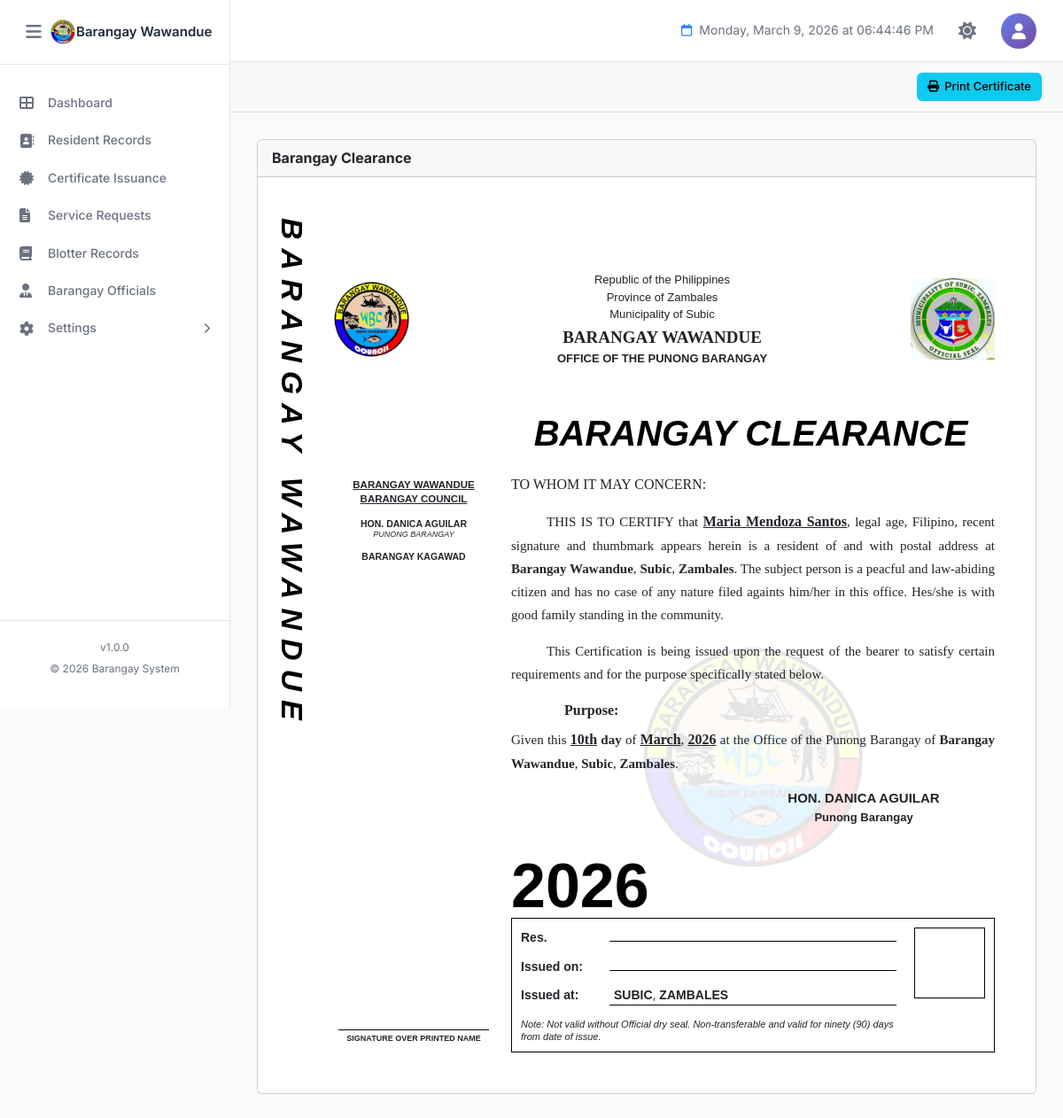
The page /certifications/certificate-barangayclearance.php?resident_id=13 (signed in) on the database its author committed.
### tables this page shows
CREATE TABLE `barangay_info` (
  `id` int(11) NOT NULL,
  `province_name` varchar(100) NOT NULL DEFAULT 'Province Name',
  `town_name` varchar(100) NOT NULL DEFAULT 'Town/City Name',
  `barangay_name` varchar(100) NOT NULL DEFAULT 'Barangay Name',
  `contact_number` varchar(20) DEFAULT NULL,
  `dashboard_text` text DEFAULT NULL,
  `municipal_logo` varchar(255) DEFAULT NULL COMMENT 'Path to municipal/city logo',
  `barangay_logo` varchar(255) DEFAULT NULL COMMENT 'Path to barangay logo',
  `dashboard_image` varchar(255) DEFAULT NULL COMMENT 'Path to dashboard background image',
  `created_at` timestamp NOT NULL DEFAULT current_timestamp(),
  `updated_at` timestamp NOT NULL DEFAULT current_timestamp() ON UPDATE current_timestamp(),
  `updated_by` int(11) DEFAULT NULL COMMENT 'User ID who last updated',
  PRIMARY KEY (`id`),
  KEY `fk_barangay_info_user` (`updated_by`)
);

CREATE TABLE `residents` (
  `id` int(11) NOT NULL AUTO_INCREMENT,
  `resident_id` varchar(20) DEFAULT NULL COMMENT 'Auto-generated resident ID (Format: W-XXXXX)',
  `photo` varchar(255) DEFAULT NULL COMMENT 'Path to resident photo',
  `first_name` varchar(100) NOT NULL,
  `middle_name` varchar(100) DEFAULT NULL,
  `last_name` varchar(100) NOT NULL,
  `suffix` varchar(20) DEFAULT NULL COMMENT 'Jr., Sr., III, etc.',
  `sex` enum('Male','Female','Other') NOT NULL,
  `date_of_birth` date NOT NULL,
  `age` int(3) DEFAULT NULL COMMENT 'Calculated from date_of_birth',
  `place_of_birth` varchar(255) DEFAULT NULL,
  `religion` varchar(100) DEFAULT NULL,
  `ethnicity` enum('IPS','Non-IPS','') DEFAULT NULL COMMENT 'Indigenous People Status',
  `mobile_number` varchar(20) NOT NULL,
  `email` varchar(100) DEFAULT NULL,
  `current_address` text NOT NULL,
  `household_no` varchar(50) DEFAULT NULL,
  `household_contact` varchar(20) DEFAULT NULL,
  `purok` varchar(50) DEFAULT NULL,
  `civil_status` enum('Single','Married','Widowed','Separated','Divorced') NOT NULL,
  `spouse_name` varchar(255) DEFAULT NULL,
  `father_name` varchar(255) DEFAULT NULL,
  `mother_name` varchar(255) DEFAULT NULL,
  `number_of_children` int(2) DEFAULT 0,
  `household_head` varchar(255) DEFAULT NULL,
  `educational_attainment` varchar(100) DEFAULT NULL,
  `employment_status` varchar(50) DEFAULT NULL,
  `occupation` varchar(100) DEFAULT NULL,
  `monthly_income` varchar(50) DEFAULT NULL,
  `fourps_member` enum('Yes','No') DEFAULT 'No' COMMENT '4Ps Beneficiary',
  `fourps_id` varchar(50) DEFAULT NULL COMMENT '4Ps ID Number',
  `voter_status` enum('Yes','No','') DEFAULT NULL,
  `precinct_number` varchar(50) DEFAULT NULL,
  `pwd_status` enum('Yes','No') DEFAULT 'No' COMMENT 'Person with Disability',
  `senior_citizen` enum('Yes','No') DEFAULT 'No',
  `indigent` enum('Yes','No') DEFAULT 'No',
  `philhealth_id` varchar(50) DEFAULT NULL,
  `membership_type` enum('Member','Dependent','None','') DEFAULT NULL,
  `philhealth_category` varchar(100) DEFAULT NULL,
  `age_health_group` varchar(100) DEFAULT NULL,
  `medical_history` text DEFAULT NULL,
  `lmp_date` date DEFAULT NULL COMMENT 'Last Menstrual Period',
  `using_fp_method` enum('Yes','No','') DEFAULT NULL COMMENT 'Family Planning Method',
  `fp_methods_used` varchar(100) DEFAULT NULL COMMENT 'Family Planning Methods',
  `fp_status` varchar(50) DEFAULT NULL COMMENT 'Family Planning Status',
  `water_source_type` varchar(100) DEFAULT NULL,
  `toilet_facility_type` varchar(100) DEFAULT NULL,
  `remarks` text DEFAULT NULL,
  `verification_status` enum('Pending','Verified','Rejected') DEFAULT 'Pending' COMMENT 'Resident verification status',
  `verified_by` int(11) DEFAULT NULL COMMENT 'User ID who verified',
  `verified_at` datetime DEFAULT NULL COMMENT 'Verification timestamp',
  `rejection_reason` text DEFAULT NULL COMMENT 'Reason if rejected',
  `activity_status` enum('Active','Inactive','Deceased') DEFAULT 'Active' COMMENT 'Resident activity status',
  `status_changed_at` datetime DEFAULT NULL COMMENT 'When status was last changed',
  `status_changed_by` int(11) DEFAULT NULL COMMENT 'User ID who changed status',
  `status_remarks` text DEFAULT NULL COMMENT 'Remarks about status change',
  `created_at` timestamp NOT NULL DEFAULT current_timestamp(),
  `updated_at` timestamp NOT NULL DEFAULT current_timestamp() ON UPDATE current_timestamp(),
  `created_by` int(11) DEFAULT NULL COMMENT 'User ID who created the record',
  `updated_by` int(11) DEFAULT NULL COMMENT 'User ID who last updated',
  PRIMARY KEY (`id`),
  UNIQUE KEY `resident_id` (`resident_id`),
  KEY `idx_last_name` (`last_name`),
  KEY `idx_first_name` (`first_name`),
  KEY `idx_verification_status` (`verification_status`),
  KEY `idx_household_no` (`household_no`),
  KEY `idx_created_at` (`created_at`)
);

### certifications/certificate-barangayclearance.php (the view, shortened to what the rows shown need)
<?php
require_once '../config.php';
try {
    $pdo = new PDO(
        "mysql:host=" . DB_HOST . ";dbname=" . DB_NAME . ";charset=utf8mb4",
        DB_USER,
        DB_PASS,
        [
            PDO::ATTR_ERRMODE            => PDO::ERRMODE_EXCEPTION,
            PDO::ATTR_DEFAULT_FETCH_MODE => PDO::FETCH_ASSOC,
            PDO::ATTR_EMULATE_PREPARES   => false
        ]
    );
} catch (PDOException $e) {
    die("Database connection failed: " . $e->getMessage());
}
$resident_id = isset($_GET['resident_id']) ? intval($_GET['resident_id']) : 0;
$cert_date   = isset($_GET['date'])        ? $_GET['date']                : date('Y-m-d');
$resident = null;
try {
    $stmt = $pdo->prepare("
        SELECT id, first_name, middle_name, last_name, suffix,
               date_of_birth,
               TIMESTAMPDIFF(YEAR, date_of_birth, CURDATE()) AS age
        FROM residents
        WHERE id = ?
        LIMIT 1
    ");
    $stmt->execute([$resident_id]);
    $row = $stmt->fetch();
    if ($row) {
        $resident = [
            'firstname'  => $row['first_name'],
            'middlename' => $row['middle_name'],
            'lastname'   => $row['last_name'],
            'suffix'     => $row['suffix'],
            'birthdate'  => $row['date_of_birth'],
            'age'        => $row['age'],
        ];
    }
} catch (PDOException $e) {
    error_log("Error fetching resident: " . $e->getMessage());
}
$province   = 'Province';
$town       = 'Municipality';
$brgy       = 'Barangay';
try {
    $biStmt = $pdo->query("SELECT * FROM barangay_info WHERE id = 1 LIMIT 1");
    $bi = $biStmt->fetch();
    if ($bi) {
        $province  = $bi['province_name']  ?? 'Province';
        $town      = $bi['town_name']      ?? 'Municipality';
        $brgy      = $bi['barangay_name']  ?? 'Barangay';
    }
} catch (PDOException $e) {
    error_log("Error fetching barangay info: " . $e->getMessage());
}
$captain      = null;
try {
    $offStmt = $pdo->query("
        SELECT
            bo.position,
            COALESCE(bo.fullname,
                CONCAT(
                    COALESCE(r.first_name,''), ' ',
                    COALESCE(r.middle_name,''), ' ',
                    COALESCE(r.last_name,'')
                )
            ) AS name
        FROM barangay_officials bo
        LEFT JOIN residents r ON bo.resident_id = r.id
        WHERE bo.status = 'Active'
        ORDER BY bo.hierarchy_level ASC, bo.position ASC
    ");
    $allOfficials = $offStmt->fetchAll();
    foreach ($allOfficials as $off) {
        $name = trim(preg_replace('/\s+/', ' ', $off['name']));
        switch ($off['position']) {
            case 'Barangay Captain':
                if (!$captain) $captain = ['name' => $name];
                break;
        }
    }
} catch (PDOException $e) {
    error_log("Error fetching officials: " . $e->getMessage());
}
$residentFullName = ucwords(trim(
    $resident['firstname'] . ' ' .
    ($resident['middlename'] ? $resident['middlename'] . ' ' : '') .
    $resident['lastname'] .
    ($resident['suffix'] ? ' ' . $resident['suffix'] : '')
));
$certDateObj  = !empty($cert_date) ? new DateTime($cert_date) : new DateTime();
$dayOrdinal   = date('jS',  $certDateObj->getTimestamp());
$monthName    = date('F',   $certDateObj->getTimestamp());
$yearNum      = date('Y',   $certDateObj->getTimestamp());
?>
<!DOCTYPE html>
<html lang="en">
<head>
    <link rel="stylesheet" href="../assets/bootstrap/css/bootstrap.min.css">
    <link rel="stylesheet" href="https://cdnjs.cloudflare.com/ajax/libs/font-awesome/6.4.0/css/all.min.css">
    <link rel="stylesheet" href="../assets/css/style.css">
</head>
<body>
    <?php include '../components/sidebar.php'; ?>
    <main class="main-content">
        <div class="dashboard-content">
            <div class="card">
                <div class="card-body" id="printThis">
                    <div class="cert-page">
                        <div class="cert-header">
                            <div class="header-center">
                                <p>Republic of the Philippines</p>
                                <p>Province of <?= ucwords($province) ?></p>
                                <p>Municipality of <?= ucwords($town) ?></p>
                                <p class="brgy-name"><?= strtoupper($brgy) ?></p>
                                <p class="office-name">OFFICE OF THE PUNONG BARANGAY</p>
                            </div>
                        </div>
                        <h2 class="cert-title">BARANGAY CLEARANCE</h2>
                        <div class="cert-content-area">
                            <div class="officials-sidebar">
                                <div class="sidebar-top-group">
                                <div class="council-title">
                                    <?= strtoupper($brgy) ?><br>BARANGAY COUNCIL
                                </div>
                                <?php if (!empty($captain)): ?>
                                <div class="official-item">
                                    <div class="official-name">HON. <?= strtoupper($captain['name']) ?></div>
                                    <div class="official-position">PUNONG BARANGAY</div>
                                </div>
                                <?php endif; ?>
                                <div class="kagawad-header">BARANGAY KAGAWAD</div>
                                </div>
                            </div>
                            <div class="cert-body">
                                <div class="cert-body-content">
                                    <p class="text-indent">
                                        THIS IS TO CERTIFY that
                                        <span class="underline-val"><?= htmlspecialchars($residentFullName) ?></span>,
                                        legal age, Filipino, recent signature and thumbmark appears herein is a resident of and with postal
                                        address at
                                        <strong><?= ucwords($brgy) ?></strong>,
                                        <strong><?= ucwords($town) ?></strong>,
                                        <strong><?= ucwords($province) ?></strong>.
                                        The subject person is a peacful and law-abiding citizen and has no case of any nature filed againts him/her in this office.
                                        Hes/she is with good family standing in the community.
                                    </p>
                                    <p>
                                        Given this
                                        <span class="underline-val"><?= $dayOrdinal ?></span>
                                        <strong>day</strong> of
                                        <span class="underline-val"><?= $monthName ?></span>,
                                        <span class="underline-val"><?= $yearNum ?></span>
                                        at the Office of the Punong Barangay of
                                        <strong><?= ucwords($brgy) ?></strong>,
                                        <strong><?= ucwords($town) ?></strong>,
                                        <strong><?= ucwords($province) ?></strong>.
                                    </p>
                                    </div>
                                    <div class="cert-footer-wrapper">
                                        <div class="bottom-info-container">
                                        <div class="info-fields">
                                            <div class="info-row">
                                                <span class="info-value" > <strong><?= strtoupper($town) ?></strong>,
                                        <strong><?= strtoupper($province) ?></strong></span>
                                            </div>
                                        </div>
                                        </div>
                                    </div>
                                </div>
                            </div>
                        </div>
                    </div>
                </div>
            </div>
    </main>
</body>
</html>

### components/sidebar.php (shortened to what the rows shown need)
<?php
$sidebar_brgy_name = 'BIS';
$sidebar_brgy_logo = 'assets/images/logo.png';
if (isset($conn)) {
    $s_stmt = $conn->prepare("SELECT barangay_name, barangay_logo FROM barangay_info WHERE id = 1 LIMIT 1");
    if ($s_stmt) {
        $s_stmt->execute();
        $s_result = $s_stmt->get_result();
        if ($s_result->num_rows > 0) {
            $s_row = $s_result->fetch_assoc();
            if (!empty($s_row['barangay_name'])) $sidebar_brgy_name = $s_row['barangay_name'];
            if (!empty($s_row['barangay_logo']))  $sidebar_brgy_logo = $s_row['barangay_logo'];
        }
    }
}
if (!file_exists($sidebar_brgy_logo) && file_exists('../' . $sidebar_brgy_logo)) {
    $sidebar_brgy_logo = '../' . $sidebar_brgy_logo;
}
?>
<aside class="sidebar" id="sidebar">
    <div class="sidebar-header">
        <div class="sidebar-brand" style="display:flex;align-items:center;overflow:hidden;">
            <img src="<?php echo htmlspecialchars($sidebar_brgy_logo); ?>" alt="Logo"
                 style="width:30px;height:30px;object-fit:contain;">
            <h2 class="sidebar-title" style="font-size:15px;margin:0;white-space:nowrap;">
                <?php echo htmlspecialchars($sidebar_brgy_name); ?>
            </h2>
        </div>
    </div>
</aside>

### rows shown on the page
barangay_info: barangay_name "Barangay Wawandue", province_name "Zambales", town_name "Subic", barangay_name "BARANGAY WAWANDUE", town_name "SUBIC", province_name "ZAMBALES"
residents: residentFullName "Maria Mendoza Santos"

### other values the page prints
SITE_VERSION "1.0.0"
SITE_YEAR "2026"
$captain['name'] "DANICA AGUILAR"
$dayOrdinal "10th"
$monthName "March"
$yearNum "2026"
